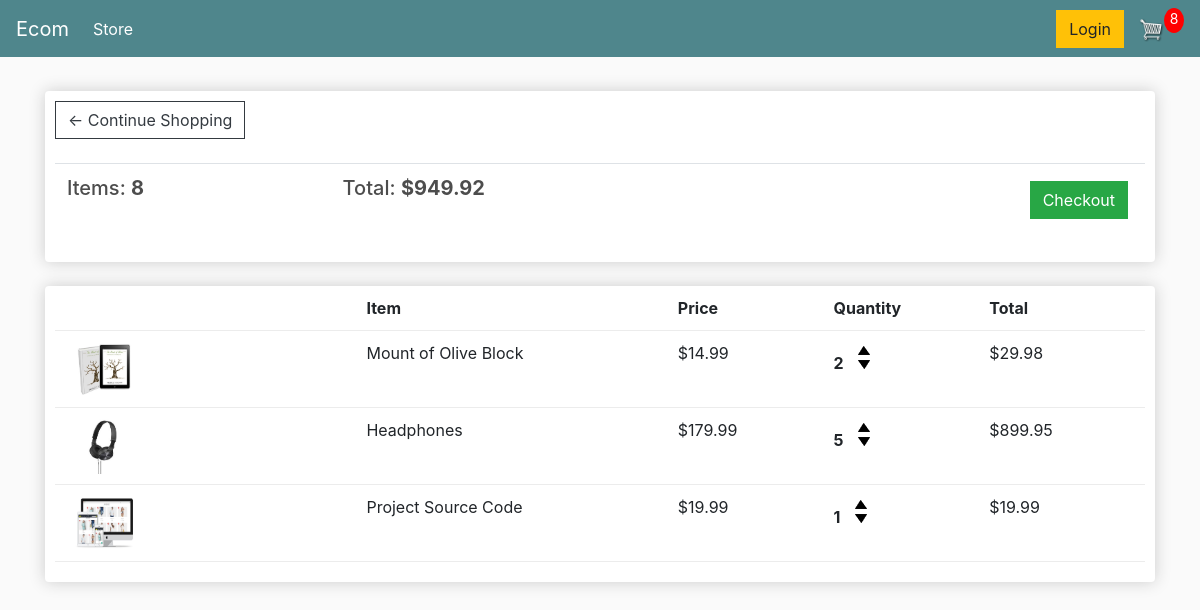
The app's page /cart/ (signed in) with its own data.
### store/models.py (models this page shows, shortened)
class Order(models.Model):
    customer = models.ForeignKey(
        Customer, on_delete=models.SET_NULL, blank=True, null=True
    )
    date_ordered = models.DateTimeField(auto_now_add=True)
    complete = models.BooleanField(default=False, null=True, blank=True)
    transaction_id = models.CharField(max_length=200, null=True)
    @property
    def get_cart_total(self):
        orderitems = self.orderitem_set.all()
        total = sum([item.get_total for item in orderitems])
        return total
    @property
    def get_cart_items(self):
        orderitems = self.orderitem_set.all()
        total = sum([item.quantity for item in orderitems])
        return total

class OrderItem(models.Model):
    product = models.ForeignKey(
        Product, on_delete=models.SET_NULL, blank=True, null=True
    )
    order = models.ForeignKey(Order, on_delete=models.SET_NULL, blank=True, null=True)
    quantity = models.IntegerField(default=0, null=True, blank=True)
    date_added = models.DateTimeField(auto_now_add=True)
    @property
    def get_total(self):
        total = self.product.price * self.quantity
        return total

class Product(models.Model):
    name = models.CharField(max_length=200, null=True)
    price = models.DecimalField(max_digits=7, decimal_places=2)
    digital = models.BooleanField(default=False, null=True, blank=True)
    image = models.ImageField(null=True, blank=True)
    @property
    def imageURL(self):
        try:
            url = self.image.url
        except:
            url = ""
        return url

### store/views.py (the view)
# urls.py: path("cart/", views.cart, name="cart"),
def cart(request):
    data = cartData(request)
    cartItems = data["cartItems"]
    order = data["order"]
    items = data["items"]
    context = {
        "items": items,
        "order": order,
        "cartItems": cartItems,
    }
    return render(request, "store/cart.html", context)

### store/utils.py (called while the page is built)
def cartData(request):
    if request.user.is_authenticated:
        customer = request.user.customer
        order, created = Order.objects.get_or_create(customer=customer, complete=False)
        items = order.orderitem_set.all()
        cartItems = order.get_cart_items
    else:
        cookieData = cookieCart(request)
        cartItems = cookieData["cartItems"]
        order = cookieData["order"]
        items = cookieData["items"]
    return {"cartItems": cartItems, "order": order, "items": items}

### store/templates/store/cart.html
{% extends "store/main.html" %}
{% load static %}
{% block content %}
    <div class="row">
        <div class="col-lg-12">
            <div class="box-element">
                <a class="btn btn-outline-dark" href="{% url 'store' %}">&#x2190; Continue Shopping</a>
                <br>
                <br>
                <table class="table">
                    <tr>
                        <th><h5>Items: <strong>{{ order.get_cart_items }}</strong></h5></th>
                        <th><h5>Total: <strong>${{ order.get_cart_total|floatformat:2 }}</strong></h5></th>
                        <th>
                            <a style="float: right; margin: 5px;" class="btn btn-success" href="{% url 'checkout' %}">Checkout</a>
                        </th>
                    </tr>
                </table>
            </div>
            <br>
            <div class="box-element">
                <div class="cart-row">
                    <div style="flex:2"></div>
                    <div style="flex:2"><strong>Item</strong></div>
                    <div style="flex:1"><strong>Price</strong></div>
                    <div style="flex:1"><strong>Quantity</strong></div>
                    <div style="flex:1"><strong>Total</strong></div>
                </div>
                {% for item in items %}
                <div class="cart-row">
                    <div style="flex:2"><img class="row-image" src="{{ item.product.imageURL }}" ></div>
                    <div style="flex:2">{{ item.product.name }}</div>
                    <div style="flex:1">${{ item.product.price|floatformat:2 }}</div>
                    <div style="flex:1">
                        <p class="quantity">{{ item.quantity }}</p>
                        <div class="quantity">
                            <img data-product={{item.product.id}} data-action="add" class="chg-quantity update-cart" src="{% static 'images/arrow-up.png' %}">
                            <img data-product={{item.product.id}} data-action="remove" class="chg-quantity update-cart" src="{% static 'images/arrow-down.png' %}">
                        </div>
                    </div>
                    <div style="flex:1">${{ item.get_total }}</div>
                </div>
                {% endfor%}
            </div>
        </div>
    </div>
{% endblock content %}

### static/css/main.css (style rules this page uses)
body { background-color: hsl(0, 0%, 98%); }
h1,h2,h3,h4,h5,h6 { color:hsl(0, 0%, 30%); }
.box-element { box-shadow:hsl(0, 0%, 80%) 0 0 16px; background-color: #fff; border-radius: 4px; padding: 10px; }
.col-lg-4, .col-lg-6, .col-lg-8, .col-lg-12 { margin-top: 10px; }
.btn { border-radius: 0; }
.row-image { width: 100px; }
.cart-row { display: flex; align-items: flex-stretch; padding-bottom: 10px; margin-bottom: 10px; border-bottom: 1px solid #ececec; }
.quantity { display: inline-block; font-weight: 700; padding-right:10px; }
.chg-quantity { width: 12px; cursor: pointer; display: block; margin-top: 5px; transition:.1s; }

### records on screen
Order: get_cart_items "8", get_cart_total "949.92"
OrderItem: product.imageURL (picture), product.name "Mount of Olive Block", product.price "14.99", quantity "2", get_total "29.98"
OrderItem: product.imageURL (picture), product.name "Headphones", product.price "179.99", quantity "5", get_total "899.95"
OrderItem: product.imageURL (picture), product.name "Project Source Code", product.price "19.99", quantity "1", get_total "19.99"

### other values on screen
{{ cartItems }} "8"
